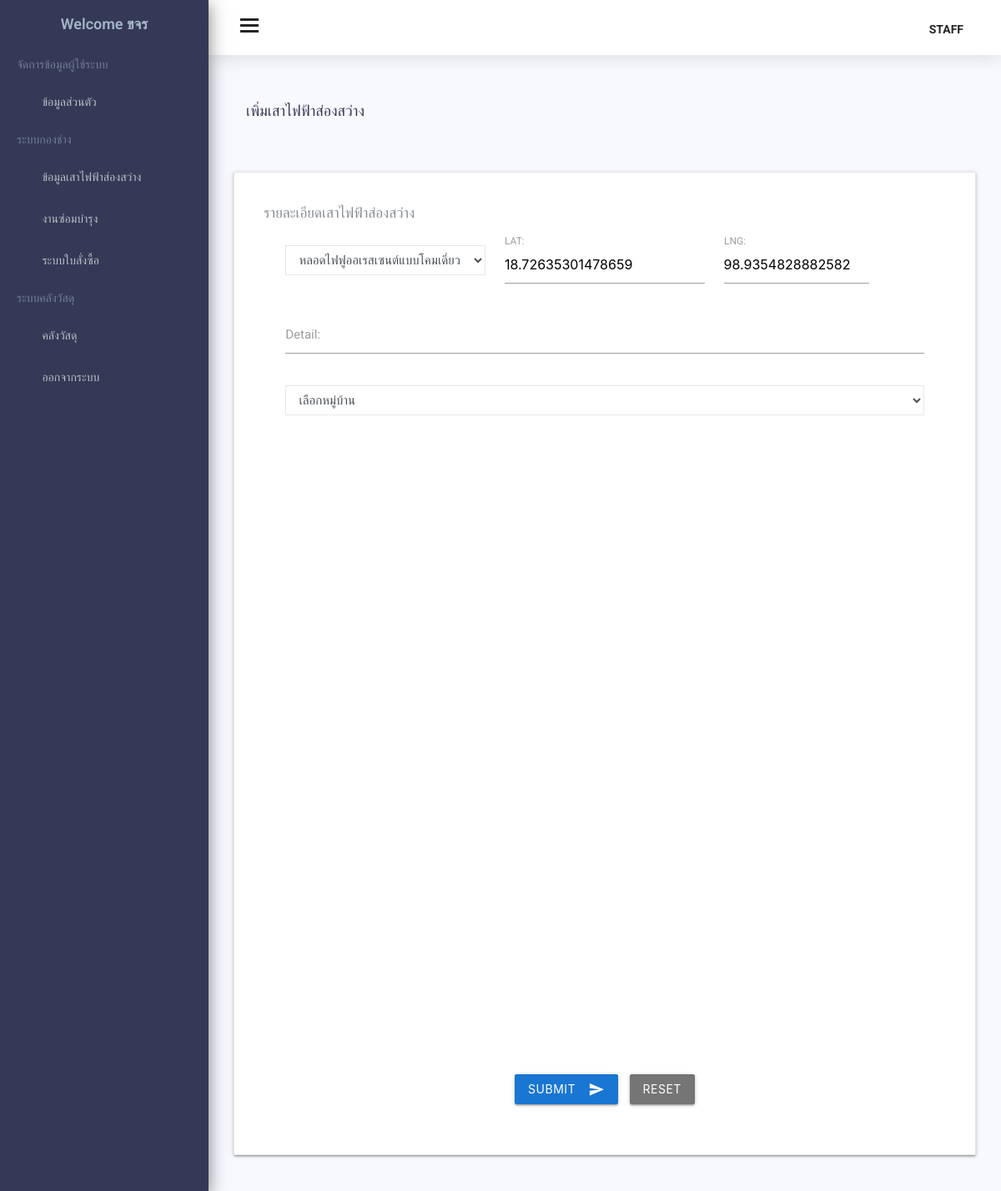
Screenshot of /admin_edit_electricity.php?locId=00059 (signed in) with the database file from the repository.
### tables this page shows
CREATE TABLE `member` (
  `member_id` int(3) UNSIGNED ZEROFILL NOT NULL,
  `member_email` varchar(25) NOT NULL,
  `Password` varchar(20) NOT NULL,
  `conPassword` varchar(20) NOT NULL,
  `member_fname` varchar(30) NOT NULL,
  `member_lname` varchar(30) NOT NULL,
  `member_gender` varchar(4) NOT NULL,
  `member_birthdate` date NOT NULL,
  `member_age` int(2) NOT NULL,
  `member_id_card` char(13) NOT NULL,
  `member_tel` char(11) NOT NULL,
  `member_typeid` int(1) NOT NULL,
  `member_pic` varchar(30) DEFAULT NULL,
  `member_status` char(1) NOT NULL DEFAULT '1'
);

CREATE TABLE `location` (
  `LOC_ID` int(5) UNSIGNED ZEROFILL NOT NULL,
  `LOC_NAME` varchar(30) NOT NULL,
  `LAT` varchar(20) NOT NULL,
  `LNG` varchar(20) NOT NULL,
  `LOC_DETAIL` varchar(200) DEFAULT NULL,
  `LOC_DATE` timestamp NOT NULL DEFAULT CURRENT_TIMESTAMP,
  `village_id` int(2) NOT NULL,
  `lamp_id` int(3) NOT NULL,
  `status` char(1) NOT NULL DEFAULT '1'
);

CREATE TABLE `type_lamp` (
  `lamp_id` int(3) NOT NULL,
  `lamp_name` varchar(50) NOT NULL
);

### admin_edit_electricity.php (the view, shortened to what this page needs)
<?php
include('connect.php');
$lampSQL = "SELECT * FROM type_lamp";
$queryLamp = mysqli_query($conn, $lampSQL);
$editSQL = "SELECT * FROM location WHERE LOC_ID = ".$_GET['locId'];
mysqli_set_charset($conn, 'utf8');
$editQuery = mysqli_query($conn, $editSQL);
$editResult = mysqli_fetch_array($editQuery, MYSQLI_ASSOC);
?>
<!DOCTYPE html>
<html lang="en">
<head>
  <link href="assets/css/lib/calendar2/pignose.calendar.min.css" rel="stylesheet">
  <link href="assets/css/lib/chartist/chartist.min.css" rel="stylesheet">
  <link href="assets/css/lib/font-awesome.min.css" rel="stylesheet">
  <link href="assets/css/lib/themify-icons.css" rel="stylesheet">
  <link href="assets/css/lib/owl.carousel.min.css" rel="stylesheet" />
  <link href="assets/css/lib/owl.theme.default.min.css" rel="stylesheet" />
  <link href="assets/css/lib/weather-icons.css" rel="stylesheet" />
  <link href="assets/css/lib/menubar/sidebar.css" rel="stylesheet">
  <link href="assets/css/lib/bootstrap.min.css" rel="stylesheet">
  <link href="assets/css/lib/helper.css" rel="stylesheet">
  <link href="assets/css/style.css" rel="stylesheet">
  <link rel="stylesheet" href="https://cdnjs.cloudflare.com/ajax/libs/materialize/1.0.0/css/materialize.min.css">
</head>
<body>
  <?php
  include("admin_sidebar.php");
  include("admin_header.php");
  ?>
  <div class="content-wrap">
    <div class="main">
      <div class="container-fluid">
        <div class="row">
          <div class="col-lg-8 p-r-0 title-margin-right">
            <div class="page-header">
              <div class="page-title">
                <h1>เพิ่มเสาไฟฟ้าส่องสว่าง
                </h1>
              </div>
            </div>
          </div>
        </div>
        <section id="main-content">
          <form action="api_updateelectricity.php" method="post" name="form1">
            <div class="row">
              <div class="col-lg-12">
                <div class="card">
                  <div class="card-body">
                    <div class="user-profile">
                      <div class="row">
                        <div class="col-lg-12">
                          <div class="row">
                            <div class="form-group">
                              <div class="card-title">
                                <h6>รายละเอียดเสาไฟฟ้าส่องสว่าง</h6>
                                <div class="row">
                                  <div class="col-lg-12">
                                    <div class="input-field col l4">
                                      <select class="form-control" name="lamp_id" required>
                                        <?php
                                             while($row = $queryLamp->fetch_assoc()) {
                                             echo '<option value="'.$row['lamp_id'].'" '.($editResult['lamp_id'] == $row['lamp_id'] ? 'selected': '').'>'.$row['lamp_name'].'</option>';
                                          }
                                        ?>
                                      </select>
                                    </div>
                                    <div class="input-field col l4">
                                      <input id="latinput" type="text" name="lat"
                                        value="<?php echo $editResult['LAT']; ?>" required />
                                      <label for="icon_telephone">LAT:</label>
                                    </div>
                                    <div class="input-field col l3">
                                      <input id="lnginput" type="text" name="lng"
                                        value="<?php echo $editResult['LNG']; ?>" required />
                                      <label for="icon_telephone">LNG:</label>
                                    </div>
                                    <div class="input-field col l12">
                                      <input id="lnginput" type="text" name="details"
                                        value="<?php echo $editResult['LOC_DETAIL']; ?>" />
                                      <label for="icon_telephone">Detail:</label>
                                    </div>
                                    <div class="input-field col l12">
                                      <select class="form-control" name="village_id" required>
                                        <option value="admin_electricity_manage.php" disabled
                                          <?php echo isset($_GET['villageId']) ? "" : "selected"; ?>>เลือกหมู่บ้าน
                                        </option>
                                      </select>
                                    </div>
                                  </div>
                                </div>
                              </div>
                              <div id="map" style="width:100%;height:700px;"></div>
                            </div>
                          </div>
                        </div>
                        <div class="row">
                          <div class="col-s-3">
                            <button class="btn #1976d2 blue darken-2" type="submit" name="action">Submit
                              <i class="material-icons right">send</i>
                            </button>
                          </div> &nbsp;&nbsp;&nbsp;&nbsp;
                          <div class="col-s-3">
                            <button class="btn #757575 grey darken-1" type="reset" name="action"> Reset
                            </button>
                          </div>
                        </div>
                      </div>
                    </div>
                  </div>
                </div>
              </div>
            </div>
          </form>
</body>
</html>

### admin_sidebar.php (shortened to what this page needs)
<?php
include('connect.php');
$strSQL = "SELECT * FROM member WHERE member_id = '" . $_SESSION['member_id'] . "' ";
mysqli_set_charset($conn, 'utf8');
$objQuery = mysqli_query($conn, $strSQL);
$profile = mysqli_fetch_array($objQuery, MYSQLI_ASSOC);
?>
<div class="sidebar sidebar-hide-to-small sidebar-shrink sidebar-gestures">
    <div class="nano">
        <div class="nano-content">
            <ul>
                <div class="logo"><a href="admin_profile.php">
                        <span><span>Welcome </span>
                            <?php echo $profile["member_fname"]; ?>
                        </span></a>
                </div>
                <li class="label">จัดการข้อมูลผู้ใช้ระบบ</li>
                <li><a href="admin_profile.php"><i class="ti-user"></i> ข้อมูลส่วนตัว </a></li>
                <?php if ($_SESSION['member_typeid'] <= 3 || $_SESSION['member_typeid'] == 4) { ?>
                    <li class="label">ระบบกองช่าง</li>
                    <?php if ($_SESSION['member_typeid'] <= 2 || $_SESSION['member_typeid'] == 4) { ?>
                        <li><a class="sidebar-sub-toggle"><i class="ti-shine"></i> ข้อมูลเสาไฟฟ้าส่องสว่าง <span class="sidebar-collapse-icon ti-angle-down"></span></a>
                        </li>
                    <?php } ?>
                    <li><a class="sidebar-sub-toggle"><i class="ti-alert"></i> งานซ่อมบำรุง <span class="sidebar-collapse-icon ti-angle-down"></span></a>
                    </li>
                    <li><a href="orders.php"><i class="ti-receipt"></i> ระบบใบสั่งซื้อ </a></li>
                <?php } ?>
                <?php if ($_SESSION['member_typeid'] <= 2) { ?>
                    <li class="label">ระบบคลังวัสดุ</li>
                    <li><a class="sidebar-sub-toggle"><i class="ti-home"></i> คลังวัสดุ <span class="sidebar-collapse-icon ti-angle-down"></span></a>
                    </li>
                <?php } ?>
                <li><a href="logout.php"><i class="ti-close"></i> ออกจากระบบ</a></li>
            </ul>
        </div>
    </div>
</div>

### rows the page displays
member: member_fname "ขจร"
location: lamp_id "หลอดไฟฟูออเรสเซนต์แบบโคมเดี่ยว", lat "18.72635301478659", lng "98.9354828882582"
